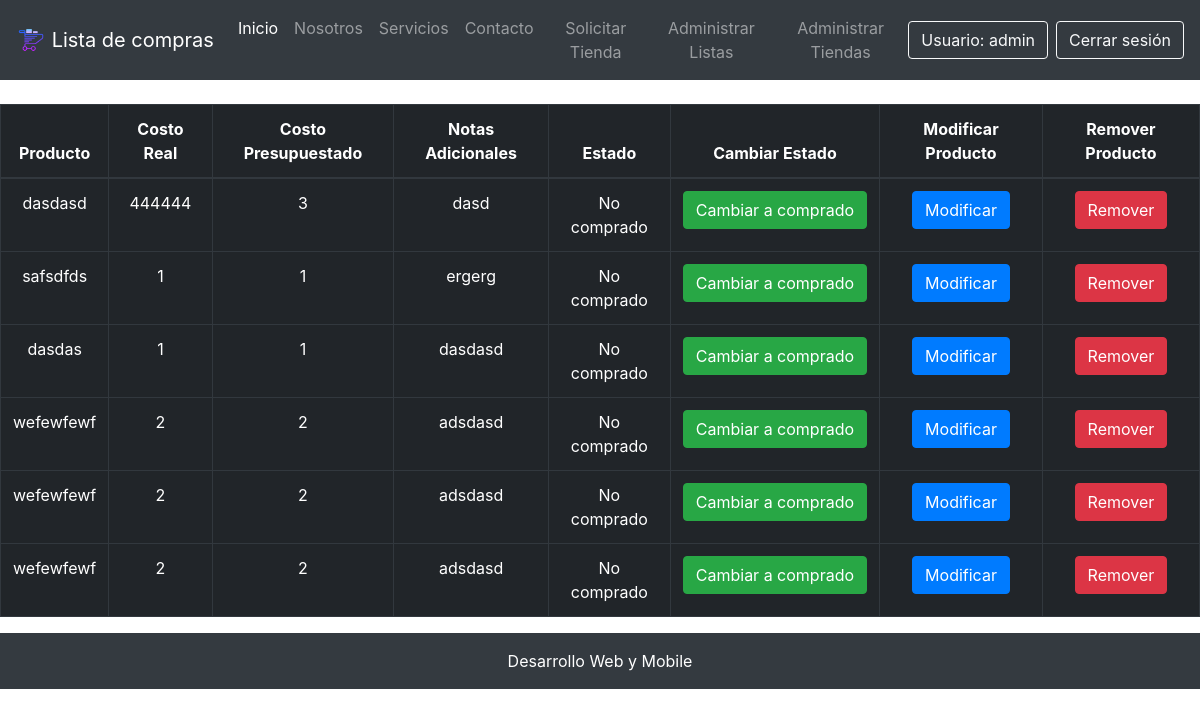
Screenshot of /listar-productos/9/ (signed in) with the database file from the repository.
### core/models.py (models this page shows, shortened)
class Producto(models.Model):
    nombre = models.CharField(max_length=50)
    costo_real = models.IntegerField(verbose_name="Costo Real")
    costo_presupuestado = models.IntegerField(verbose_name="Costo Presupuestado")
    notas_adicionales = models.CharField( max_length=200, verbose_name="Notas Adicionales")
    estadoProducto = models.ForeignKey(EstadoProducto, on_delete=models.CASCADE, verbose_name="Estado Producto")
    lista = models.ForeignKey(Lista, on_delete=models.CASCADE)
    tienda = models.ForeignKey(Tienda, on_delete=models.CASCADE)

class EstadoProducto(models.Model):
    nombre = models.CharField(max_length=30, verbose_name="Estado Producto")

### core/views.py (the view)
# urls.py: path('listar-productos/<id>/', listar_productos, name="listar_productos"),
@login_required
def listar_productos(request, id):
    productos = Producto.objects.filter(lista=id)
    return render(request, 'core/listar_productos.html', {
        'productos': productos
    })

### core/templates/core/listar_productos.html
{% extends 'core/base.html' %}
{% load static %}
{% block contenido %}
<br>
<div class="table-responsive">
    <table class="table table-dark table-bordered table-hover table-condensed">
        <tr>
            <thead>
                <th class="text-center">Producto</th>
                <th class="text-center">Costo Real</th>
                <th class="text-center">Costo Presupuestado</th>
                <th class="text-center">Notas Adicionales</th>
                <th class="text-center">Estado</th>
                <th class="text-center">Cambiar Estado</th>
                <th class="text-center">Modificar Producto</th>
                <th class="text-center">Remover Producto</th>
            </thead>
        </tr>
        <tbody>
            {% for p in productos %}
            <tr>
                <td class="text-center">{{ p.nombre }}</td>
                <td class="text-center">{{ p.costo_real }}</td>
                <td class="text-center">{{ p.costo_presupuestado }}</td>
                <td class="text-center">{{ p.notas_adicionales }}</td>
                <td class="text-center">{{ p.estadoProducto.nombre }}</td>
                <td class="text-center">
                    {% if p.estadoProducto.id == 2 %}
                    <a href="{% url 'estado_comprado' p.id %}" class="btn btn-success">Cambiar a comprado</a>
                    {% else %}
                    <a href="{% url 'estado_nocomprado' p.id %}" class="btn btn-danger">Cambiar a No comprado</a>
                    {% endif %}
                </td>
                <td class="text-center">
                    <a href="{% url 'modificar_producto' p.id %}" class="btn btn-primary">Modificar</a>
                </td>
                <td class="text-center">
                    <a href="{% url 'eliminar_producto' p.id %}" class="btn btn-danger">Remover</a>
                </td>
            </tr>
            {% endfor %}
        </tbody>
    </table>
</div>
{% endblock contenido %}

### core/templates/core/base.html (shortened to what this page needs)
<!DOCTYPE html>
<html lang="en">
{% load pwa %}
<head>
    {% load static %}
    <link rel="stylesheet" href="{% static 'core/css/estilos.css' %}">
    <link rel="stylesheet" href="https://stackpath.bootstrapcdn.com/bootstrap/4.1.3/css/bootstrap.min.css"
>
</head>
<body>
    <header>
        <nav class="navbar navbar-expand-lg navbar-dark bg-dark sticky-top">
            <a class="navbar-brand" href="{% url 'home' %}">
                <img src="{% static 'core/img/carrito_icon.png' %}" width="30" height="30" class="d-inline-block align-top"
                    alt="">
                Lista de compras
            </a>
            <div class="collapse navbar-collapse" id="navbarNavAltMarkup">
                <div class="navbar-nav mr-auto ml-auto text-center">
                    <a class="nav-item nav-link active" href="{% url 'home' %}">Inicio</a>
                    <a class="nav-item nav-link" href="#">Nosotros</a>
                    <a class="nav-item nav-link" href="#">Servicios</a>
                    <a class="nav-item nav-link" href="#">Contacto</a>
                    {% if request.user.is_authenticated %}
                        <a class="nav-item nav-link" href="{% url 'agregar_tienda' %}">Solicitar Tienda</a>
                        <a class="nav-item nav-link" href="{% url 'listado_listas' %}">Administrar Listas</a>
                        {% if request.user.is_staff %}
                            <a class="nav-item nav-link" href="{% url 'listar_solicitud' %}">Administrar Tiendas</a>
                        {% endif %}
                    {% endif %}
                </div>
                <div class="d-flex flex-row justify-content-center">
                    {% if request.user.is_authenticated %}
                    <a href="" class="btn btn-outline-light mr-2">Usuario: {{ request.user.username }}</a>
                    <a class="btn btn-outline-light" href="{% url 'logout' %}">Cerrar sesión</a>
                    {% else %}
                    <a class="btn btn-outline-light mr-2" href="{% url 'login' %}">Login</a>
                    <a class="btn btn-outline-light" href="{% url 'register' %}">Registrate</a>
                    {% endif %}
                </div>
            </div>
        </nav>
    </header>
    <div class="contenido">
        {% block contenido %}
        {% endblock contenido %}
    </div>
    <footer class="page-footer font-small">
        <p class="text-center py-3 p-3 mb-2 bg-dark text-white">Desarrollo Web y Mobile</p>
    </footer>
</body>
</html>

### core/static/core/css/estilos.css (style rules this page uses)
* { margin: 0; padding: 0; }

### rows the page displays
Producto: nombre "dasdasd", costo_real "444444", costo_presupuestado "3", notas_adicionales "dasd", estadoProducto.nombre "No comprado", shows "Cambiar a comprado"
Producto: nombre "safsdfds", costo_real "1", costo_presupuestado "1", notas_adicionales "ergerg", estadoProducto.nombre "No comprado", shows "Cambiar a comprado"
Producto: nombre "dasdas", costo_real "1", costo_presupuestado "1", notas_adicionales "dasdasd", estadoProducto.nombre "No comprado", shows "Cambiar a comprado"
Producto: nombre "wefewfewf", costo_real "2", costo_presupuestado "2", notas_adicionales "adsdasd", estadoProducto.nombre "No comprado", shows "Cambiar a comprado"
Producto: nombre "wefewfewf", costo_real "2", costo_presupuestado "2", notas_adicionales "adsdasd", estadoProducto.nombre "No comprado", shows "Cambiar a comprado"
Producto: nombre "wefewfewf", costo_real "2", costo_presupuestado "2", notas_adicionales "adsdasd", estadoProducto.nombre "No comprado", shows "Cambiar a comprado"

### other values shown
{{ request.user.username }} "admin"
